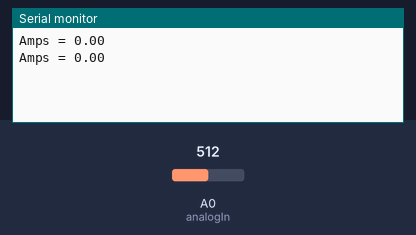
This sketch was run on a simulated Arduino Uno, built with avr-gcc and run on an emulated ATmega328P. Parts: the last lines printed to the serial monitor. The test bench sets the inputs (shaded band); at power-on: A0 (analogIn) = 512.

Above: at 1.8 s.
1.9 s: A0 (analogIn) set to 716
At 2.6 s:
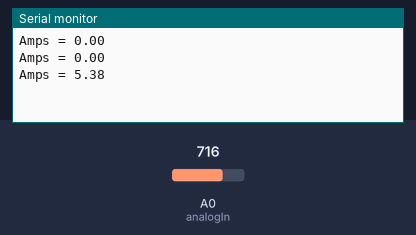
3.4 s: A0 (analogIn) set to 900
At 4.8 s:
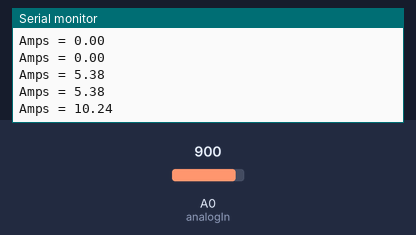
Timing chart, 0 to 6.4 s (numbered marks = the images above; inputs shaded):
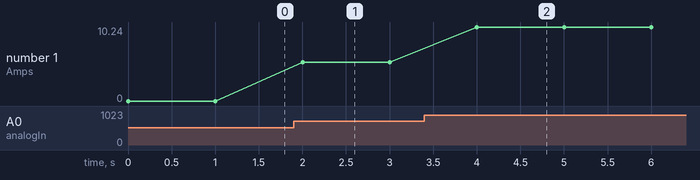

Measured:
- after the input at 1.9 s, the serial monitor: prints a new line after 0.10 s (image 1)
- after the input at 3.4 s, the serial monitor: prints a new line after 0.60 s (image 2)
- plotted number 1: 0 → 5.38 after the input at 1.9 s, 5.38 → 10.24 after the input at 3.4 s

The sketch:

current_sensor.ino
```cpp
const int analogIn = A0;
double mVperAmp = 185; // use 100 for 20A Module and 66 for 30A Module
double RawValue= 0;
double ACSoffset = 2500;
double Voltage = 0;
double Amps = 0;

void setup(){
 Serial.begin(9600);
}

void loop(){
 RawValue = analogRead(analogIn);
 Voltage = (RawValue / 1024.0) * 5000; // Gets you mV
 Amps = ((Voltage - ACSoffset) / mVperAmp);

 Serial.print("Amps = "); // shows the voltage measured
 Serial.println(Amps,2); // the '2' after voltage allows you to display 2 digits after decimal point
 delay(1000);
}
```
